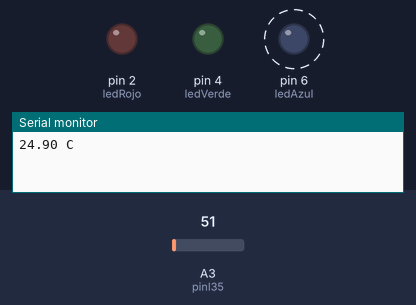
A sketch run on a simulated Arduino Nano, built with avr-gcc and run on an emulated ATmega328P. On the bench: output pins drawn as LEDs (lit = HIGH), the last lines printed to the serial monitor. Dashed ring = blinking. The inputs (shaded band) are chosen by the test bench; at power-on: A3 (pinl35) = 51.

Above: at 0.8 s.
1.7 s: A3 (pinl35) set to 64
5.4 s: A3 (pinl35) set to 72
At 6.4 s:
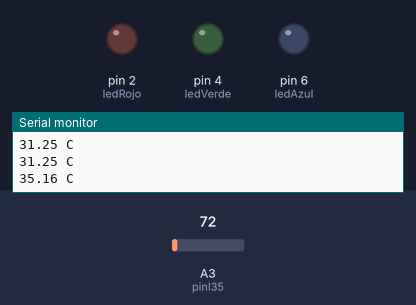
9.1 s: A3 (pinl35) set to 86
At 10.6 s:
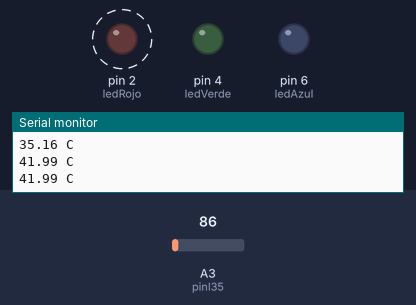
12.8 s: A3 (pinl35) set to 71
At 14.1 s:
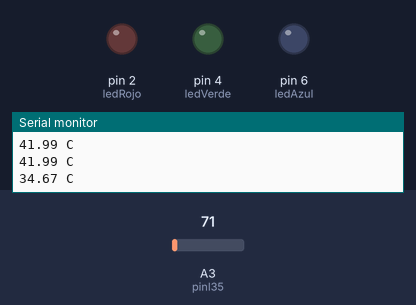
16.5 s: A3 (pinl35) set to 112
At 18.4 s:
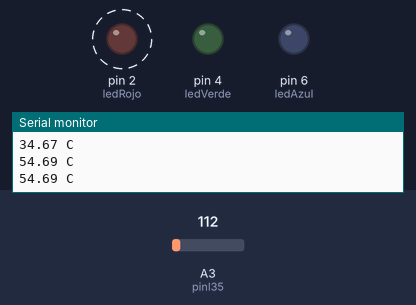
Timing chart, 0 to 21.0 s (numbered marks = the images above; inputs shaded):
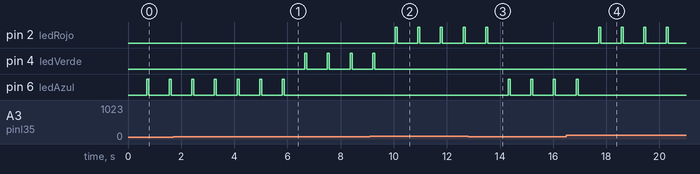

Measured:
- the behaviour switches between 71 and 72 on A3 (pinl35) (found by bisection; images 0 and 1)
- after the input at 5.4 s, pin 4 (ledVerde): alternates HIGH for 0.08 s and LOW for 0.78 s, starting after 1.3 s; pin 6 (ledAzul): goes on until 5.9 s, then stays LOW
- after the input at 9.1 s, pin 2 (ledRojo): alternates HIGH for 0.08 s and LOW for 0.78 s, starting after 0.96 s; pin 4 (ledVerde): goes on until 9.3 s, then stays LOW
- after the input at 12.8 s, pin 2 (ledRojo): goes on until 13.5 s, then stays LOW; pin 6 (ledAzul): alternates HIGH for 0.08 s and LOW for 0.78 s, starting after 1.5 s
- after the input at 16.5 s, pin 2 (ledRojo): alternates HIGH for 0.08 s and LOW for 0.78 s, starting after 1.2 s; pin 6 (ledAzul): goes on until 16.9 s, then stays LOW
- by itself, pin 6 (ledAzul): alternates HIGH for 0.08 s and LOW for 0.78 s

The sketch:

PRUEBA_ARDUINO_UNO_SENSOR_TEMP_LM35.ino
```cpp
int ledRojo = 2;
int ledVerde = 4;
int ledAzul = 6;

int pinl35 = 3;


void setup()
{
  Serial.begin(9600);


  pinMode(ledRojo, OUTPUT);
  pinMode(ledVerde, OUTPUT);
  pinMode(ledAzul, OUTPUT);


}

void loop()
{


  int in = analogRead(pinl35);
  float temp = ((in * 5.0) / 1024.0) * 100;
  Serial.print(temp);
  Serial.print(" C");
  Serial.print("\n");
  delay(700);


  if (temp >=38) {
  digitalWrite(ledRojo, HIGH);
  delay(75);
  digitalWrite(ledRojo, LOW);
  delay(75);
  digitalWrite(ledVerde, LOW);
  digitalWrite(ledAzul, LOW);

  }

  else if ((temp) <38 && (temp) >=35) {

  digitalWrite(ledVerde, HIGH);
  delay(75);
  digitalWrite(ledVerde, LOW);
  delay(75);
  digitalWrite(ledRojo, LOW);
  digitalWrite(ledAzul, LOW);


  }

  else {

    digitalWrite(ledAzul, HIGH);
    delay(75);
    digitalWrite(ledAzul, LOW);
    delay(75);
    digitalWrite(ledRojo, LOW);
    digitalWrite(ledVerde, LOW);


  }

// Codigo arduino nano sensor de temperatura LM35 - 16 Octubre 2024


}
```
